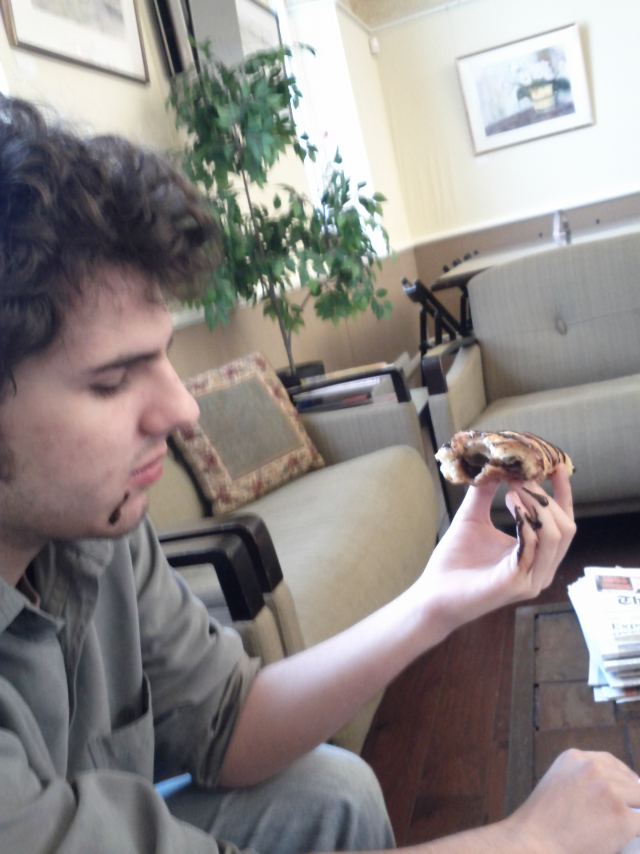
#> input picture martin_face.jpg, 1920 x 2560 px (shown at 1/3 size)
$ python translation.py
#> lines starting #> are read from the running program, lines starting #| are printed output that depends on the picture
import numpy as np
import cv2
from matplotlib import pyplot as plt

img = cv2.imread('martin_face.jpg', 0)
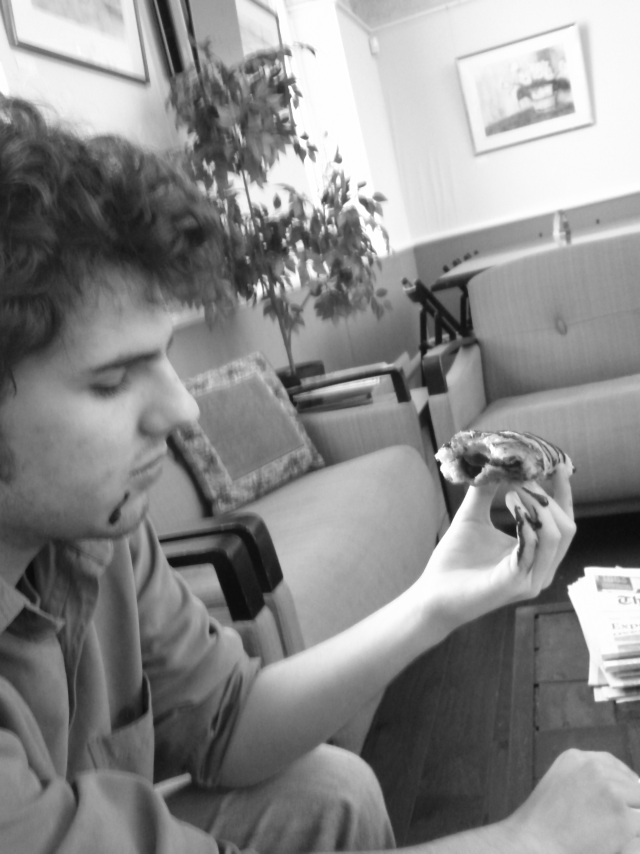
#> img: shape (2560, 1920) (shown at 1/3 size); min 9, max 255, mean 138.3

#Shrink the image and grab some dimensions
img = cv2.resize(img,None,fx=.2,fy=.2, interpolation = cv2.INTER_CUBIC)
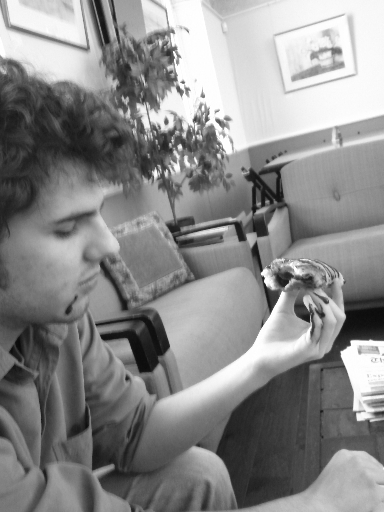
#> img: shape (512, 384); min 10, max 255, mean 138.3
rows,cols = img.shape
#> rows = 512; cols = 384

pts1 = np.float32([[50,50], [200,50],[50,200]])
pts2 = np.float32([[10,100], [200,50],[150,250]])

M = cv2.getAffineTransform(pts1, pts2)

dst = cv2.warpAffine(img,M,(cols,rows))
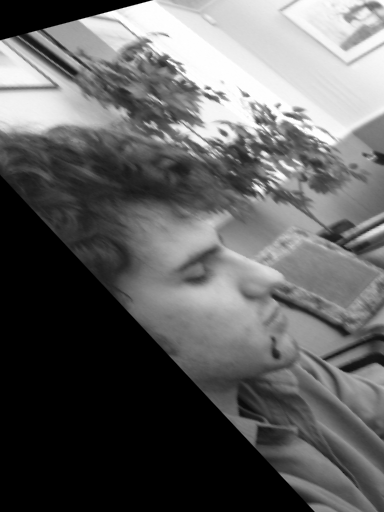
#> dst: shape (512, 384); min 0, max 255, mean 97.8

plt.subplot(121),plt.imshow(img),plt.title("input")
plt.subplot(122),plt.imshow(dst),plt.title("output")
plt.show()
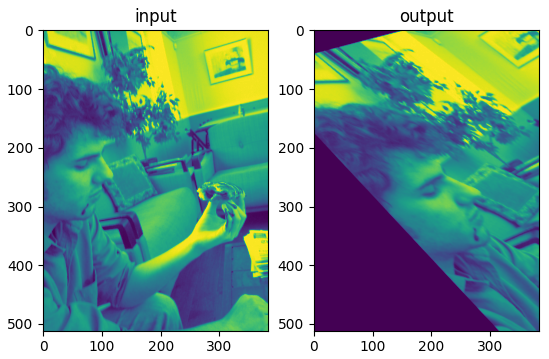
#> figure drawn by matplotlib, 2 panels

#k = cv2.waitKey(0)
#if k == ord('q'):
#    cv2.destroyAllWindows()

$ run again, with bksomels.jpg copied over martin_face.jpg
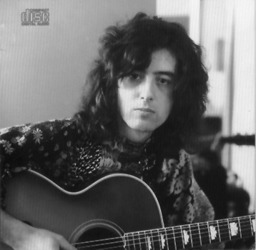
#> input picture bksomels.jpg, 256 x 250 px
#> img is the input picture: shape (250, 256); min 12, max 246, mean 103.3
#> `img = cv2.resize(img,None,fx=.2,fy=.2, interpolation = cv2.INTER_CUBIC)`:
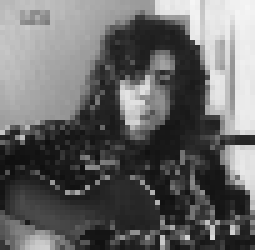
#> img: shape (50, 51) (shown 5 times larger); min 15, max 246, mean 103
#> dst: shape (50, 51); every value is 0
#> `plt.show()`:
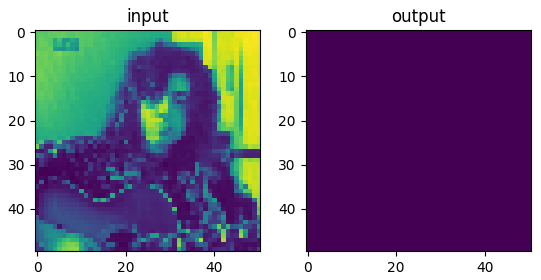
#> figure drawn by matplotlib, 2 panels
